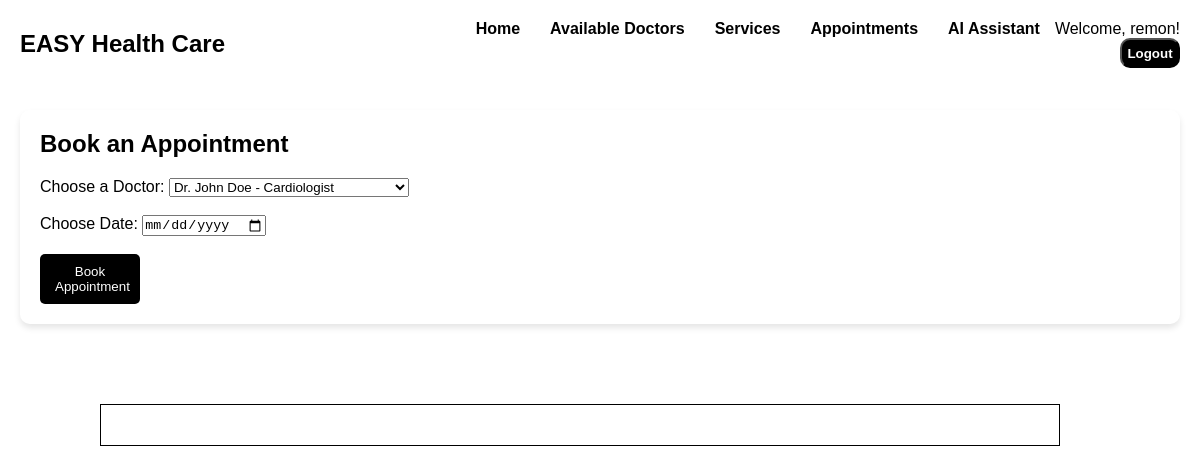
The page /appointment (signed in) on the database as committed earlier.
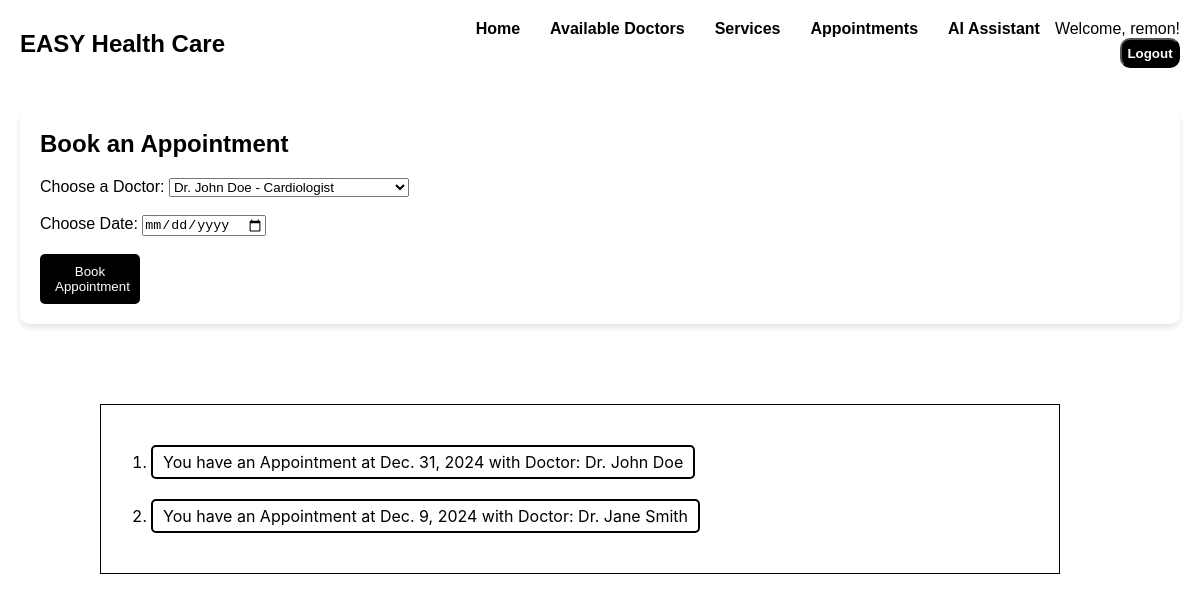
The same page on the database as committed later.
### main_site/models.py (models this page shows, shortened)
class BookAppointment(models.Model):
    user = models.ForeignKey(User, on_delete=models.CASCADE, related_name="user_appointments")
    doc_name = models.CharField(max_length=50)
    app_date = models.DateField()
    timestamp = models.DateField(default=now)

### main_site/views.py (the view)
# urls.py: path('appointment', views.appointment, name="Appointment")
def appointment(requests):
    if requests.method == "POST":
        user = requests.user
        doctor = requests.POST.get('doctor')
        app_date = requests.POST.get('date')
        book_app = BookAppointment.objects.create(user=user, doc_name=doctor, app_date=app_date)
        return redirect('/appointment')
    user = requests.user
    my_appointment  = user.user_appointments.all()
    context = {
        "appointments": my_appointment,
    }
    return render(requests, 'appointments.html',  context=context)

### templates/appointments.html (shortened to what this page needs)
{% load static %}
<!DOCTYPE html>
<html lang="en">
<head>
    <link rel="stylesheet" href="{% static "styles.css" %}">
    <link rel="stylesheet" href="{% static "appointment_styles.css" %}">
</head>
<body>
    <nav class="navbar">
        <div class="navbar-content">
            <h1>EASY Health Care</h1>
            <ul>
                <li><a href="/">Home</a></li>
                <li><a href="/#doctors">Available Doctors</a></li>
                <li><a href="/#services">Services</a></li>
                <li><a href="/appointment">Appointments</a></li>
                <li><a href="/assistant">AI Assistant</a></li>
                {% if user.is_authenticated %}
        <div class="user_info">
            <span>Welcome, {{ user.username }}!</span>
            <form method="post" action="/logout">
                <input type="submit" value="Logout">
            </form>
        </div>
        {% else %}
        <div class="user">
                    <a href="/login">Login</a>
                    <a href="/register">Register</a>
                </div>
                {% endif %}
            </ul>
        </div>
    </nav>
    <section id="appointments" class="section">
        <div class="glass-card">
            <h2>Book an Appointment</h2>
            <form id="appointmentForm" method="POST" action="/appointment">
                <label for="doctor">Choose a Doctor:</label>
                <select id="doctor" name="doctor" required>
                    <option value="Dr. John Doe">Dr. John Doe - Cardiologist</option>
                </select>
                <br><br>
                <label for="date">Choose Date:</label>
                <input type="date" id="date" name="date" required>
                <br><br>
                <button type="submit">Book Appointment</button>
            </form>
        </div>
    </section>
    <section id="appointments">
        <div class="app_list">
            <ul>{% for appointment in appointments %}
                <li>You have an Appointment at {{appointment.app_date}} with Doctor: {{appointment.doc_name}}</li>
               {% endfor %}
            </ul>
        </div>
    </section>
</body>
</html>

### static/styles.css (style rules this page uses)
* { margin: 0; padding: 0; box-sizing: border-box; }
body { background-color: white; color: black; font-family: Arial, sans-serif; }
.navbar { position: fixed; top: 0; width: 100%; background: rgba(255, 255, 255, 0.8); backdrop-filter: blur(10px); padding: 20px; z-index: 1000; }
.navbar-content { display: flex; justify-content: space-between; align-items: center; }
.navbar ul { list-style-type: none; display: flex; }
.navbar ul li { margin: 0 15px; }
.navbar ul li a { color: black; text-decoration: none; font-weight: bold; }
.user_info { display: flex; flex-direction: column; }
.user_info form input { width: 60px; height: 30px; color: white; background-color: black; float: right; border-radius: 10px; font-weight: 600; cursor: pointer; }
.section { padding: 50px 20px; margin-top: 60px; }
.glass-card { background: rgba(255, 255, 255, 0.3); border-radius: 10px; padding: 20px; backdrop-filter: blur(15px); box-shadow: 0 4px 6px rgba(0, 0, 0, 0.1); }
.glass-card h2 { margin-bottom: 20px; }
button { background-color: black; color: white; border: none; padding: 10px 15px; border-radius: 5px; max-width: 100px; cursor: pointer; }

### static/appointment_styles.css (style rules this page uses)
.app_list { display: flex; width: 100%; }
.app_list ul { width: 80%; margin: 30px 100px; border: 1px solid black; padding: 20px 40px; }
.app_list ul li { list-style: decimal; width: fit-content; border: 2px solid black; border-radius: 5px; padding: 5px 10px; margin: 20px 10px; font-family: -apple-system, BlinkMacSystemFont, 'Segoe UI', Roboto, Oxygen, Ubuntu, Cantarell, 'Open Sans', 'Helvetica Neue', sans-serif; }

Rows that differ between the two databases and show on the page:
added BookAppointment: app_date "Dec. 31, 2024", doc_name "Dr. John Doe"
added BookAppointment: app_date "Dec. 9, 2024", doc_name "Dr. Jane Smith"
